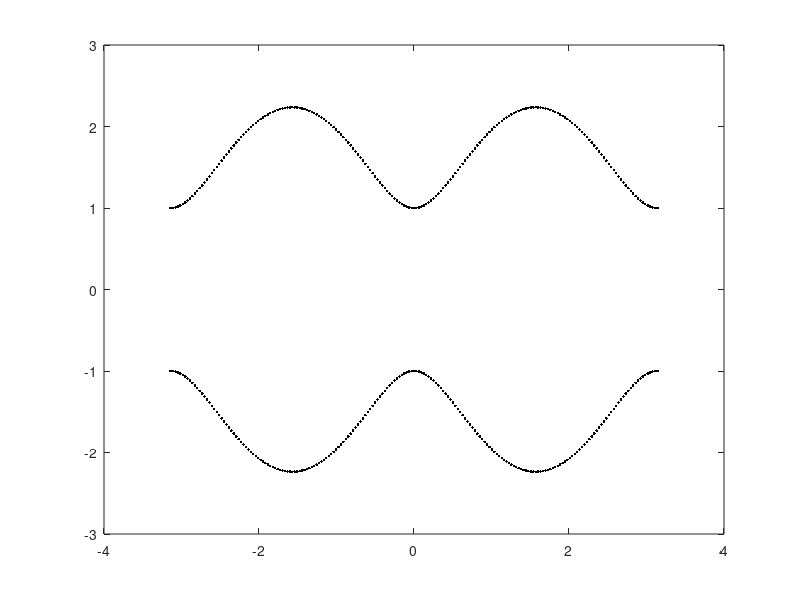

MATLAB code to generate this figure:

phi = pi/2.;
tprime = 1.0;
im = sqrt(-1);
I = [1 0;0 1];
sigmax = [0 1;1. 0];
sigmay = [0 -im;im 0];
sigmaz = [1 0;0 -1];
band = 2;
ndots = 201;
eigv = zeros(band,ndots);
kloop = linspace(-pi,pi,ndots);
H = zeros(2,2);
for i=1:ndots
    k = kloop(i);
    epsilon0 = cos(k)*cos(phi);
    xi = tprime/2;
    epsilon1 = sin(k)*sin(phi);
    H = -2*(epsilon0*I+xi*sigmax+epsilon1*sigmaz);
    eigv(:,i) = eigs(H);
end
plot(kloop,eigv(1,:),'k.')
hold on
plot(kloop,eigv(2,:),'k.')